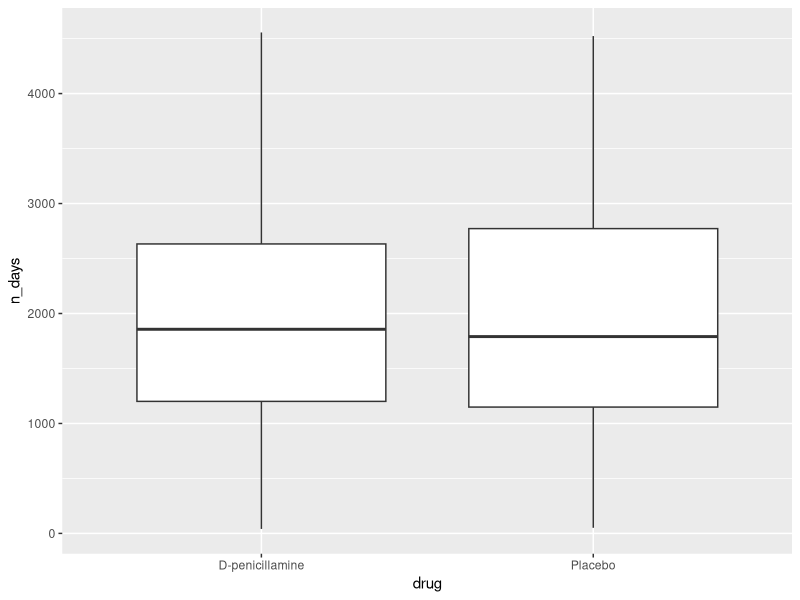
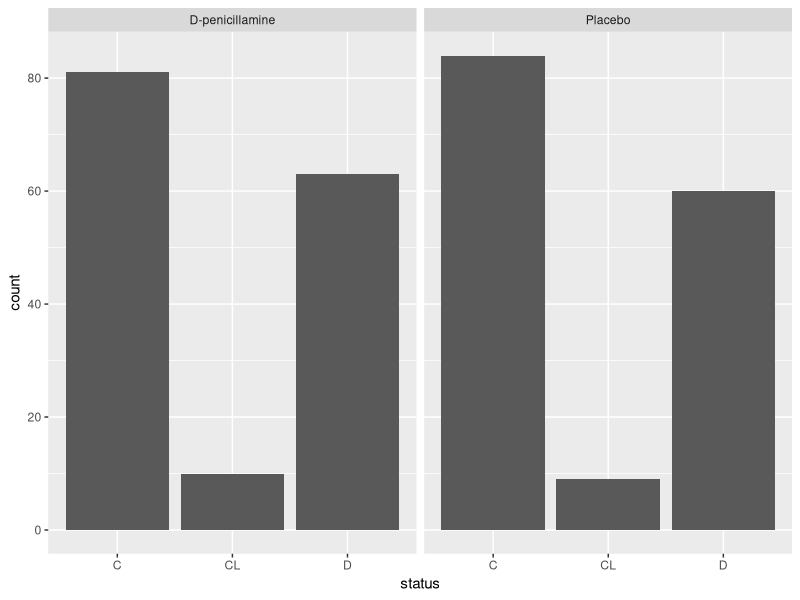
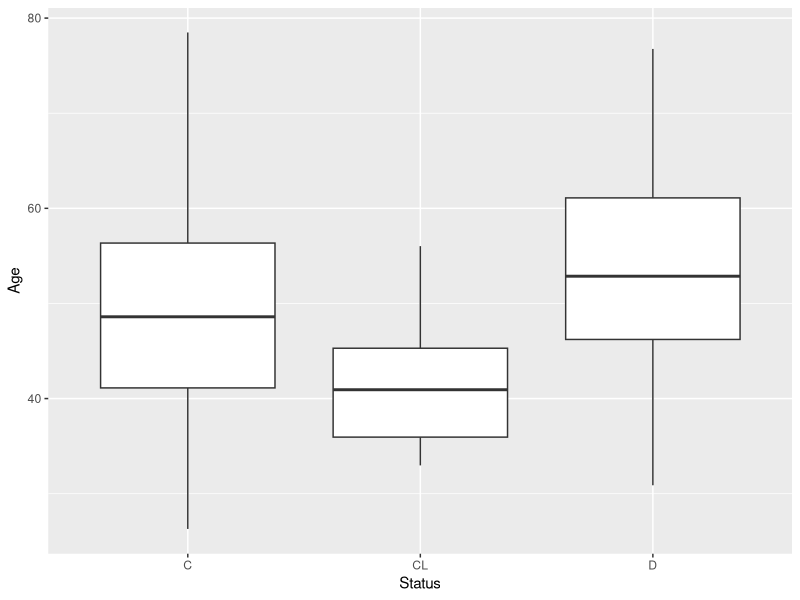
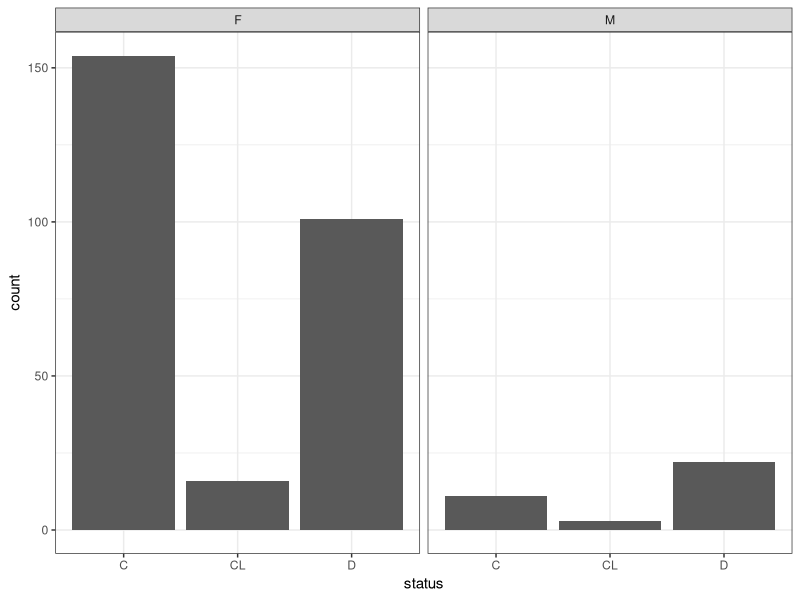
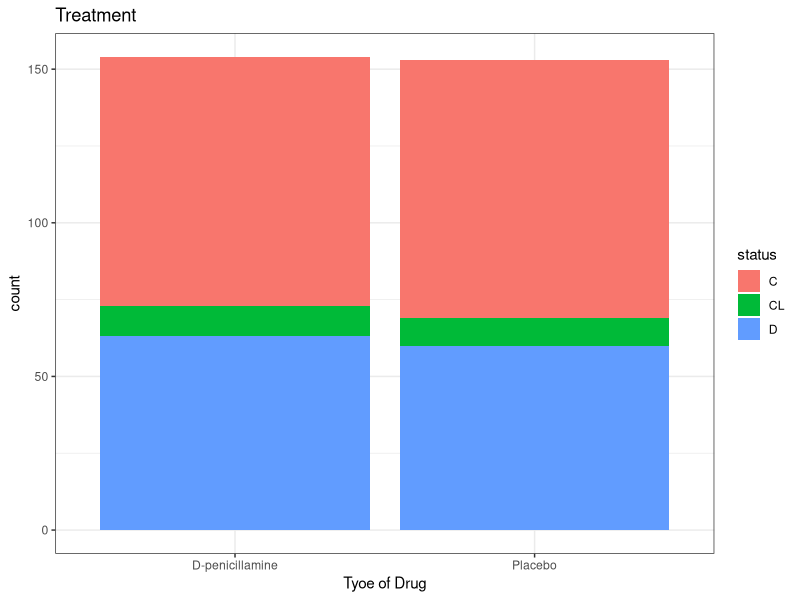
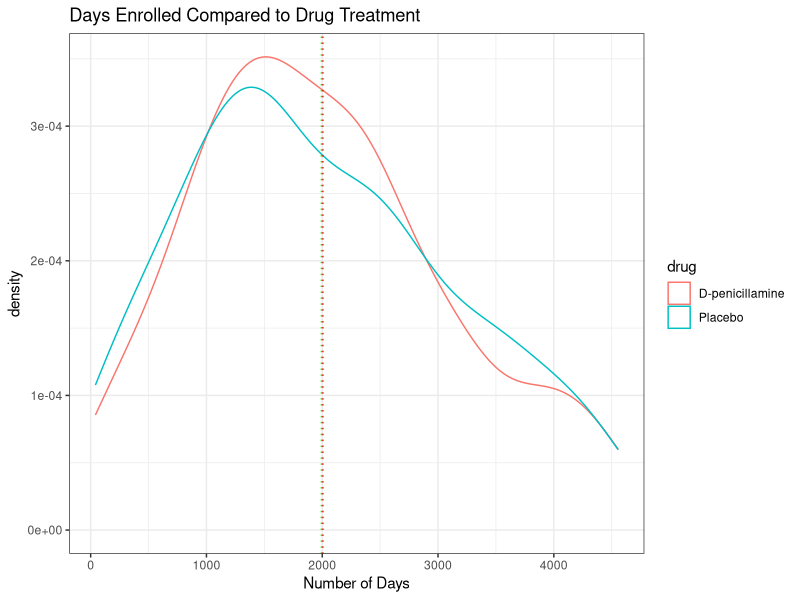
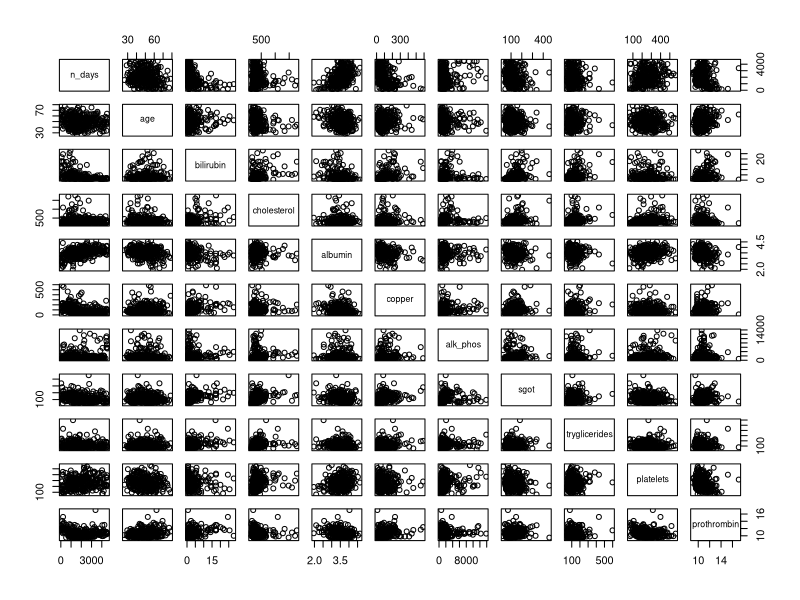
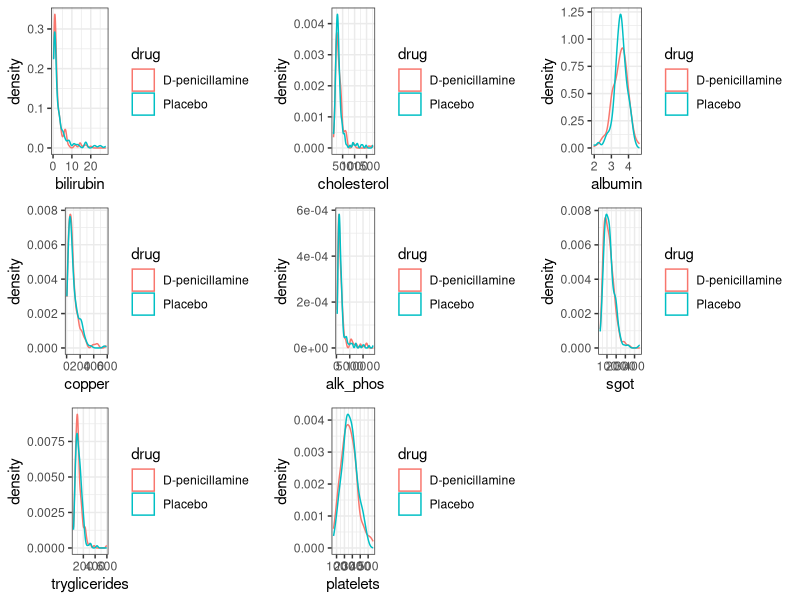

Write R code to recreate these figures, in order.
## ---- chunk 1
knitr::opts_chunk$set(echo = TRUE, tidy.opts=list(width.cutoff=60), tidy=TRUE)
library(tidyr)
library(tidyverse)
library(ggplot2)

## ---- chunk 2
#read in dataset and change variables to factors
chol <- read.csv("cholangitis-data.csv")
chol[sapply(chol, is.character)] <- lapply(chol[sapply(chol, is.character)], as.factor)
chol$stage <-as.factor(chol$stage)
chol$id <- as.factor(chol$id)

#removing the NA cakuse and dividing age by 365 to make more legible 
chol1 <- chol %>% na.omit(cholangitis)
chol1 <- chol1 %>% mutate(age = age/365)
#str(chol)
## ---- chunk 3
#Boxplot with variables drug and n_days
drug.box<- chol1 %>% 
  ggplot(aes(drug, n_days)) + geom_boxplot()
drug.box
## ---- chunk 4
#bar graph with that shows drug, placebo, and NA and the participants status 
status.bar<- chol1 %>% 
  ggplot(aes(status)) + geom_bar() +
  facet_grid(.~drug)
status.bar
## ---- chunk 5
age.box <- chol1 %>% 
  ggplot(aes(status, age)) + 
  geom_boxplot() +
  ylab('Age') + xlab('Status')
age.box
  
## ---- chunk 6
chol1 %>% 
  ggplot(aes(status)) + geom_bar() + facet_grid(.~sex) + theme_bw()

## ---- chunk 7
chol1 %>% 
ggplot(aes(x = drug, fill = status)) + geom_bar() + 
  xlab("Tyoe of Drug") + 
  ggtitle("Treatment") + 
  theme_bw()
## ---- chunk 8
ggplot(chol1, aes(x = n_days, color = drug)) + geom_density() + 
  xlab("Number of Days") + 
  ggtitle("Days Enrolled Compared to Drug Treatment") + 
  geom_vline(xintercept = mean(filter(chol1, drug == 'D-penicillamine')$n_days), color = 'red', linetype="dotted") + 
  geom_vline(xintercept = mean(filter(chol1, drug == 'Placebo')$n_days), color = 'green', linetype="dotted") + theme_bw()
## ---- chunk 9
#Create a pairs plot of the continuous variables in the dataset
cont_var <- chol1[, -c(1, 3, 4, 6:10, 20)]
cat_var<- chol1[, c(3, 4, 6:10, 20)]
pairs(cont_var)
## ---- chunk 10
quantile_limits <- function(df, lb, ub){
  lower_bound <- c()
  upper_bound <- c()
  for(i in 1:ncol(df)) {
    lower <- c(lower_bound, quantile(df[,i], lb))
    upper <- c(upper_bound, quantile(df[,i], ub))
  }
  output <- data.frame(names(df), lower, upper)
  return(output)
}

ci_cont <- quantile_limits(cont_var, 0.001, 0.999)
ci_cont



## ---- chunk 11
library(cowplot)
## ---- chunk 12
 bil <- ggplot(chol1, aes(x = bilirubin, color = drug)) + geom_density() + theme_bw()
 
 chl <- ggplot(chol1, aes(x = cholesterol, color = drug)) + geom_density()+ theme_bw()
 
 alb <- ggplot(chol1, aes(x = albumin, color = drug)) + geom_density()  + theme_bw()
 
 cop <- ggplot(chol1, aes(x = copper, color = drug)) + geom_density()  + theme_bw()
 
 ak <- ggplot(chol1, aes(x = alk_phos, color = drug)) +
   geom_density()  +
   theme_bw()

sg <- ggplot(chol1, aes(x = sgot, color = drug)) + geom_density()  + theme_bw()

tri <- ggplot(chol1, aes(x = tryglicerides, color = drug)) + geom_density()  + theme_bw()

pl <- ggplot(chol1, aes(x = platelets, color = drug)) + geom_density() + theme_bw()

 
plot_grid(bil, chl, alb, cop, ak, sg, tri, pl)
## ---- chunk 13
chol_pca <- prcomp(chol1[, -c(1, 3, 4, 6:12, 14:17, 20)], center = TRUE, scale = F)
summary(chol_pca)
## ---- chunk 14
df1 <- chol1[, -c(11, 12, 14:17)]
#non_logs <- 
wise <- lm(n_days ~ ., data = df1[, -c(1)])
summary(wise)

step(wise, direction = "both")
## ---- chunk 15
lm <-lm(formula = n_days ~ status + edema + albumin + prothrombin + 
    stage + bilirubin + copper + alk_phos, data = chol1[, 
    -c(1)])
summary(lm)
## ---- chunk 16
plot(lm)
